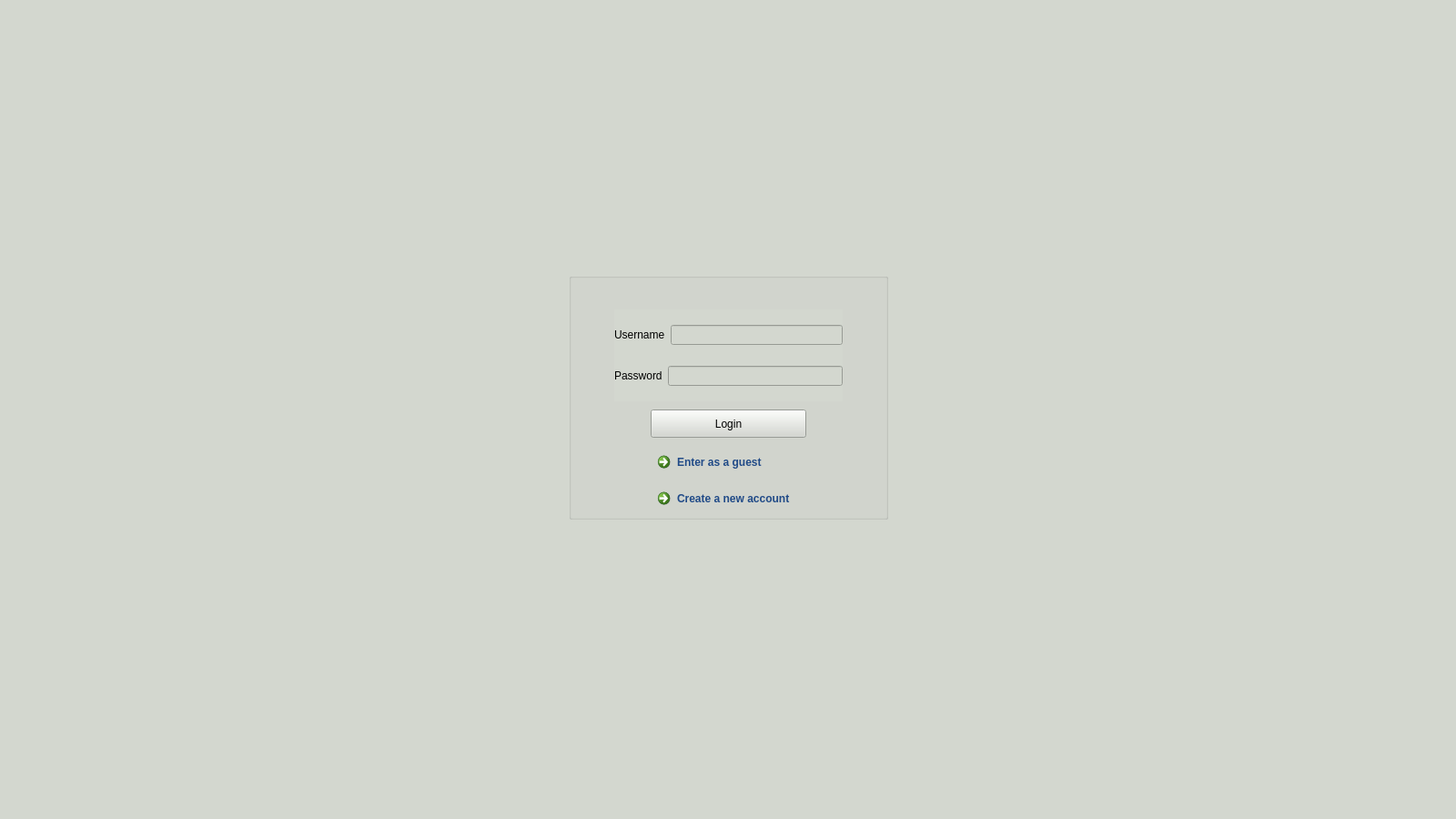
<?xml version="1.0" encoding="UTF-8"?>
<ui version="4.0">
 <class>MainWindow</class>
 <widget class="QMainWindow" name="MainWindow">
  <property name="geometry">
   <rect>
    <x>0</x>
    <y>0</y>
    <width>1600</width>
    <height>900</height>
   </rect>
  </property>
  <property name="windowTitle">
   <string>MainWindow</string>
  </property>
  <property name="styleSheet">
   <string notr="true">background-color: rgb(211, 215, 207);</string>
  </property>
  <widget class="QWidget" name="centralwidget">
   <widget class="QGroupBox" name="login_groupBox">
    <property name="geometry">
     <rect>
      <x>625</x>
      <y>300</y>
      <width>351</width>
      <height>271</height>
     </rect>
    </property>
    <property name="minimumSize">
     <size>
      <width>320</width>
      <height>0</height>
     </size>
    </property>
    <property name="cursor">
     <cursorShape>ArrowCursor</cursorShape>
    </property>
    <property name="styleSheet">
     <string notr="true">border-color: rgb(25, 25, 25);</string>
    </property>
    <property name="title">
     <string/>
    </property>
    <property name="alignment">
     <set>Qt::AlignCenter</set>
    </property>
    <widget class="QPushButton" name="loginButton">
     <property name="geometry">
      <rect>
       <x>90</x>
       <y>150</y>
       <width>171</width>
       <height>31</height>
      </rect>
     </property>
     <property name="text">
      <string>Login</string>
     </property>
    </widget>
    <widget class="QWidget" name="layoutWidget">
     <property name="geometry">
      <rect>
       <x>50</x>
       <y>40</y>
       <width>251</width>
       <height>101</height>
      </rect>
     </property>
     <layout class="QVBoxLayout" name="verticalLayout">
      <item>
       <layout class="QHBoxLayout" name="horizontalLayout_2">
        <item>
         <widget class="QLabel" name="username_label">
          <property name="text">
           <string>Username</string>
          </property>
         </widget>
        </item>
        <item>
         <widget class="QLineEdit" name="username_lineEdit"/>
        </item>
       </layout>
      </item>
      <item>
       <layout class="QHBoxLayout" name="horizontalLayout">
        <item>
         <widget class="QLabel" name="password_label">
          <property name="text">
           <string>Password</string>
          </property>
         </widget>
        </item>
        <item>
         <widget class="QLineEdit" name="password_lineEdit">
          <property name="echoMode">
           <enum>QLineEdit::Password</enum>
          </property>
         </widget>
        </item>
       </layout>
      </item>
     </layout>
    </widget>
    <widget class="QCommandLinkButton" name="create_accButton">
     <property name="geometry">
      <rect>
       <x>90</x>
       <y>230</y>
       <width>171</width>
       <height>31</height>
      </rect>
     </property>
     <property name="toolTip">
      <string>&lt;html&gt;&lt;head/&gt;&lt;body&gt;&lt;p align=&quot;center&quot;&gt;&lt;br/&gt;&lt;/p&gt;&lt;/body&gt;&lt;/html&gt;</string>
     </property>
     <property name="styleSheet">
      <string notr="true">color: rgb(32, 74, 135);</string>
     </property>
     <property name="text">
      <string>Create a new account</string>
     </property>
    </widget>
    <widget class="QCommandLinkButton" name="guestButton">
     <property name="geometry">
      <rect>
       <x>90</x>
       <y>190</y>
       <width>171</width>
       <height>31</height>
      </rect>
     </property>
     <property name="toolTip">
      <string>&lt;html&gt;&lt;head/&gt;&lt;body&gt;&lt;p align=&quot;center&quot;&gt;&lt;br/&gt;&lt;/p&gt;&lt;/body&gt;&lt;/html&gt;</string>
     </property>
     <property name="styleSheet">
      <string notr="true">color: rgb(32, 74, 135);</string>
     </property>
     <property name="text">
      <string>Enter as a guest</string>
     </property>
    </widget>
   </widget>
   <widget class="QLabel" name="logo_label">
    <property name="geometry">
     <rect>
      <x>664</x>
      <y>90</y>
      <width>279</width>
      <height>186</height>
     </rect>
    </property>
    <property name="text">
     <string/>
    </property>
   </widget>
   <zorder>logo_label</zorder>
   <zorder>login_groupBox</zorder>
  </widget>
  <widget class="QStatusBar" name="statusbar"/>
 </widget>
 <resources/>
 <connections/>
</ui>
